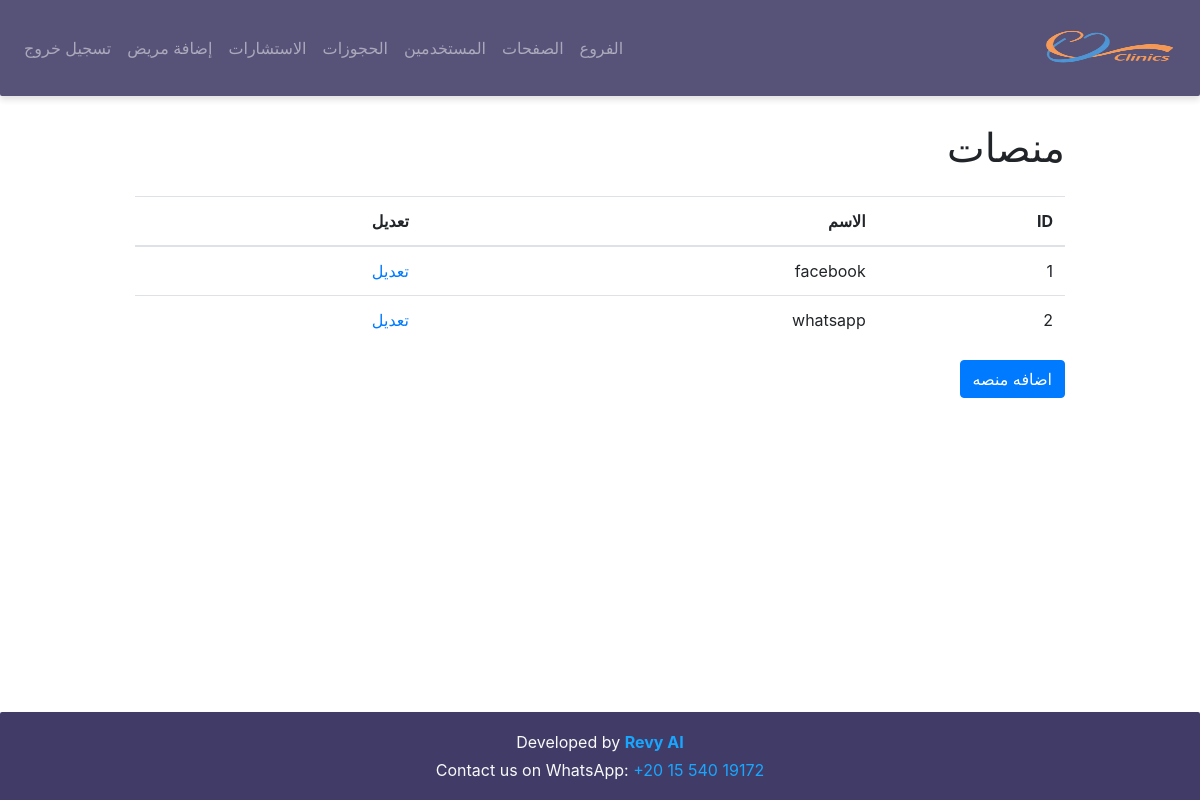
The page /platforms (signed in) on the database its author committed.
### models/models.py (models this page shows)
class Platform(db.Model):
    __tablename__ = "platform"
    id = db.Column(db.Integer, primary_key=True)
    name = db.Column(db.String(120), nullable=False)
    clinic_pages = db.relationship("ClinicPage", back_populates="platform")

### app.py (the view)
@app.route('/platforms')
@login_required
def platforms():
    platforms_list = Platform.query.all()
    return render_template("platforms.html",platforms_list = platforms_list)

### app.py (called while the page is built)
@login_manager.user_loader
def load_user(user_id):
    return User.query.get(int(user_id))

### templates/platforms.html (shortened to what this page needs)
{% extends 'base.html' %}
{% block content %}
    <h1 class="mt-4">منصات</h1>
    <table class="table mt-4">
        <thead>
            <tr>
                <th>ID</th>
                <th>الاسم</th>
                <th>تعديل</th>
            </tr>
        </thead>
        <tbody>
            {% for platform in platforms_list %}
                <tr>
                    <td>{{ platform.id }}</td>
                    <td>{{ platform.name }}</td>
                    <td><a href="{{ url_for('edit_platform', platform_id=platform.id) }}">تعديل</a> </td>
                </tr>
            {% endfor %}
        </tbody>
    </table>
    <a class="btn btn-primary" href="{{ url_for('new_platform') }}">اضافه منصه</a>
{% endblock %}

### templates/base.html (style rules this page uses)
html, body { height: 100%; margin: 0; display: flex; flex-direction: column; }

### rows shown on the page
Platform: id "1", name "facebook"
Platform: id "2", name "whatsapp"
